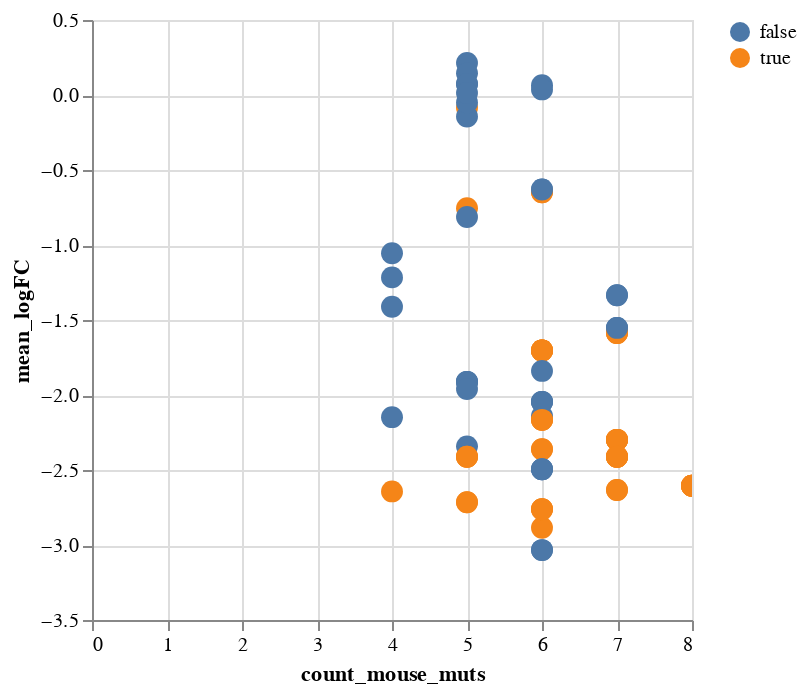

The notebook cell this image was saved under:
### Code cell
# make dropdown for which mouse mutations are indcluded
dropdown = alt.binding_select(
    options=mut_seq_list,
    name='mouse mutations '
)
color_param = alt.param(
    value='contains_199V_203A_205K_206V',
    bind=dropdown
)

# make slider for standard deviation
slider = alt.binding_range(min=0, max=2.5, step=0.05, name = 'standard deviation cutoff')
cutoff = alt.param(bind=slider, value=2.5)

chart = alt.Chart(merged_mut_seqsets_df).mark_circle(size=120).encode(
    x='count_mouse_muts',
    y='mean_logFC',
    color=alt.Color('color:N').title(''),
    opacity=alt.condition(
        alt.datum.std < cutoff,
        alt.value(1), alt.value(0.1)
    ),
    tooltip=['prot_seq', 'mouse_muts', 'logFC_lib1','logFC_lib2', 'mean_logFC', 'std']
).interactive(
).transform_calculate(
    color=f'datum[{color_param.name}]'
).add_params(
    color_param,
    cutoff
)

chart.save('docs/nonBinder_trajectories.html')
chart
